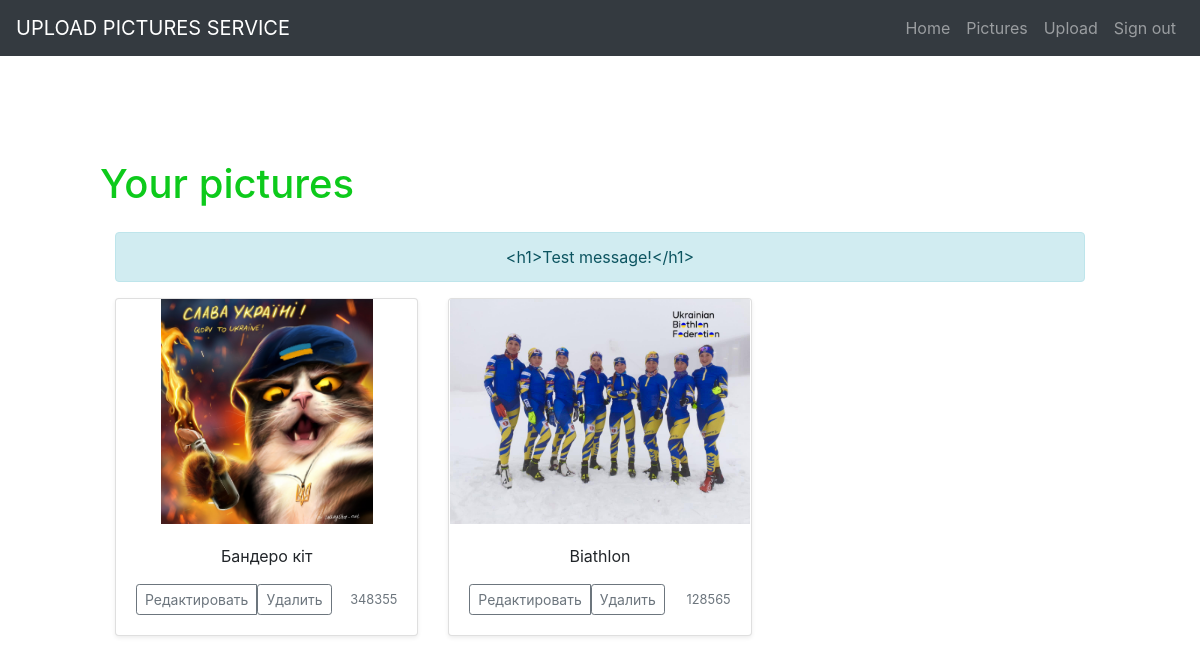
The page /pictures (signed in) on the database as committed earlier.
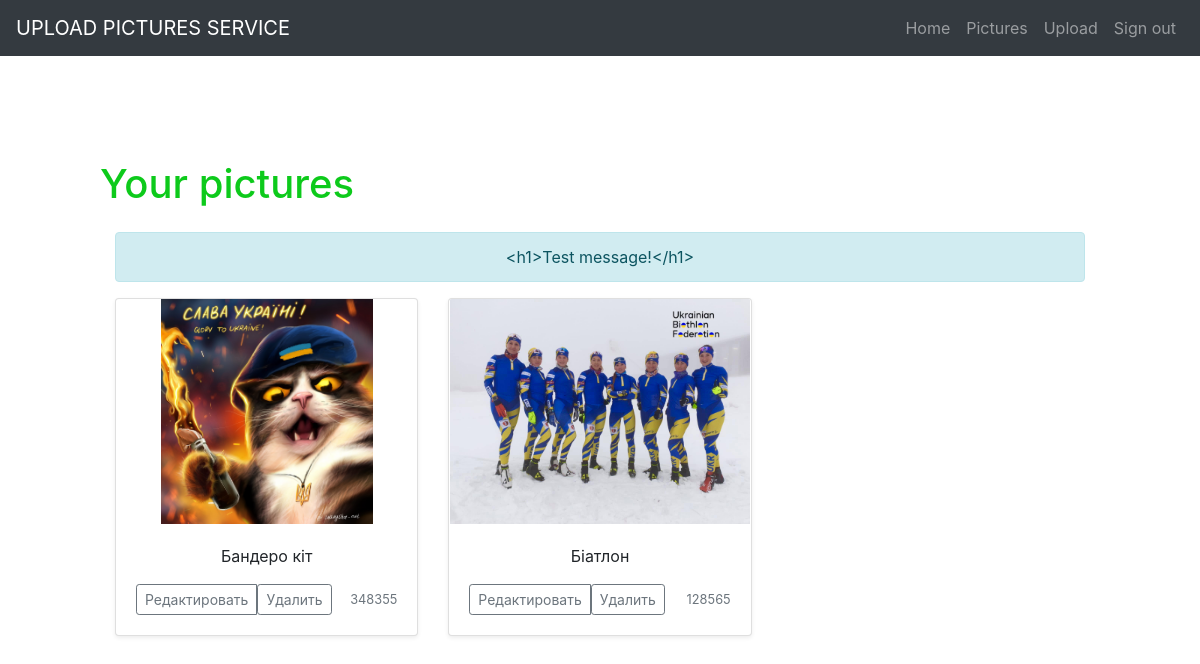
The same page on the database as committed later.
### src/models.py (models this page shows, shortened)
class Picture(db.Model):
    __tablename__ = 'pictures'
    id = db.Column(db.Integer, primary_key=True)
    path = db.Column(db.String(350), unique=True,  nullable=False)
    description = db.Column(db.String(300), nullable=False)
    size = db.Column(db.Integer, nullable=False)
    user_id = db.Column(db.Integer, ForeignKey('users.id'), nullable=False)
    user = relationship('User', cascade='all, delete', back_populates='pictures')

### src/routes.py (the view)
@app.route('/pictures', strict_slashes=False)
def pictures():
    auth = True if 'username' in session else False
    if not auth:
        return redirect(request.url)
    pictures_user = pics.get_pictures_user(session['username']['id'])
    flash('<h1>Test message!</h1>')
    return render_template('pages/pictures.html', auth=auth, pictures=pictures_user)

### src/repository/pics.py (called while the page is built)
def get_pictures_user(user_id):
    return db.session.query(models.Picture).filter(models.Picture.user_id == user_id).all()

### src/routes.py (called while the page is built)
@app.before_request
def before_func():
    auth = True if 'username' in session else False
    if not auth:
        token_user = request.cookies.get('username')
        if token_user:
            user = users.get_user_by_token(token_user)
            if user:
                session['username'] = {"username": user.username, "id": user.id}

### src/templates/pages/pictures.html (shortened to what this page needs)
{% extends "base.html" %}
{% block content %}
<div class="container">
  <div class="row mb-3">
    <h1>Your pictures</h1>
  </div>
  {% with messages = get_flashed_messages() %}
    {% if messages %}
      {% for message in messages %}
        <div class="alert alert-info">{{ message }}</div>
      {% endfor %}
    {% endif %}
  {% endwith %}
  <div class="row">
    {% for pic in pictures %}
    <div class="col-md-4">
      <div class="card mb-4 shadow-sm">
        <img
          class="bd-placeholder-img card-img-top"
          src="{{pic.path}}"
          width="100%"
          height="225"
          alt="150"
          srcset=""
          style="object-fit: contain"
        />
        <div class="card-body">
          <p class="card-text">{{pic.description}}</p>
          <div class="d-flex justify-content-between align-items-center">
            <div class="btn-group">
              <a class="btn btn-sm btn-outline-secondary" href="/pictures/edit/{{pic.id}}"
                >Редактировать</a
              >
              <form action="/pictures/delete/{{pic.id}}" method="post">
                <button class="btn btn-sm btn-outline-secondary">
                  Удалить
                </button>
              </form>
            </div>
            <small class="text-muted">{{pic.size}}</small>
          </div>
        </div>
      </div>
    </div>
    {% endfor %}
  </div>
</div>
{% endblock %}

### src/templates/base.html (shortened to what this page needs)
<!DOCTYPE html>
<html>
  <head>
    <link rel="stylesheet" href="{{ url_for('static', filename='style.css') }}" />
    <link
      rel="stylesheet"
      href="https://stackpath.bootstrapcdn.com/bootstrap/4.5.0/css/bootstrap.min.css"
    />
  </head>
  <body>
    <nav class="navbar navbar-expand-md navbar-dark bg-dark fixed-top">
      <div class="navbar-brand">UPLOAD PICTURES SERVICE</div>
      <div class="collapse navbar-collapse" id="navbarsExampleDefault">
        <ul class="navbar-nav ml-auto">
          <li class="nav-item"><a class="nav-link" href="/">Home</a></li>
          {% if auth %}
            <li class="nav-item">
              <a class="nav-link" href="/pictures">Pictures</a>
            </li>
            <li class="nav-item">
              <a class="nav-link" href="/pictures/upload">Upload</a>
            </li>
            <li class="nav-item">
              <a class="nav-link" href="/logout">Sign out</a>
            </li>
          {% endif %}
        </ul>
      </div>
    </nav>
    <main class="template" role="main">
      {% block content %}
      {% endblock %}
    </main>
  </body>
</html>

### src/static/style.css (style rules this page uses)
body, html { padding: 5rem 50px 50px; font: 16px "Lucida Grande", Helvetica, Arial, sans-serif; display: flex; height: 100%; flex-direction: column; align-items: stretch; justify-content: center; align-content: center; }
a { color: #00B7FF; }
h1 { color: #0DCA1B; }
.template { text-align: center; height: 100%; width: 100%; }

Rows that differ between the two databases and show on the page:
changed Picture: description "Biathlon" → "Біатлон"
